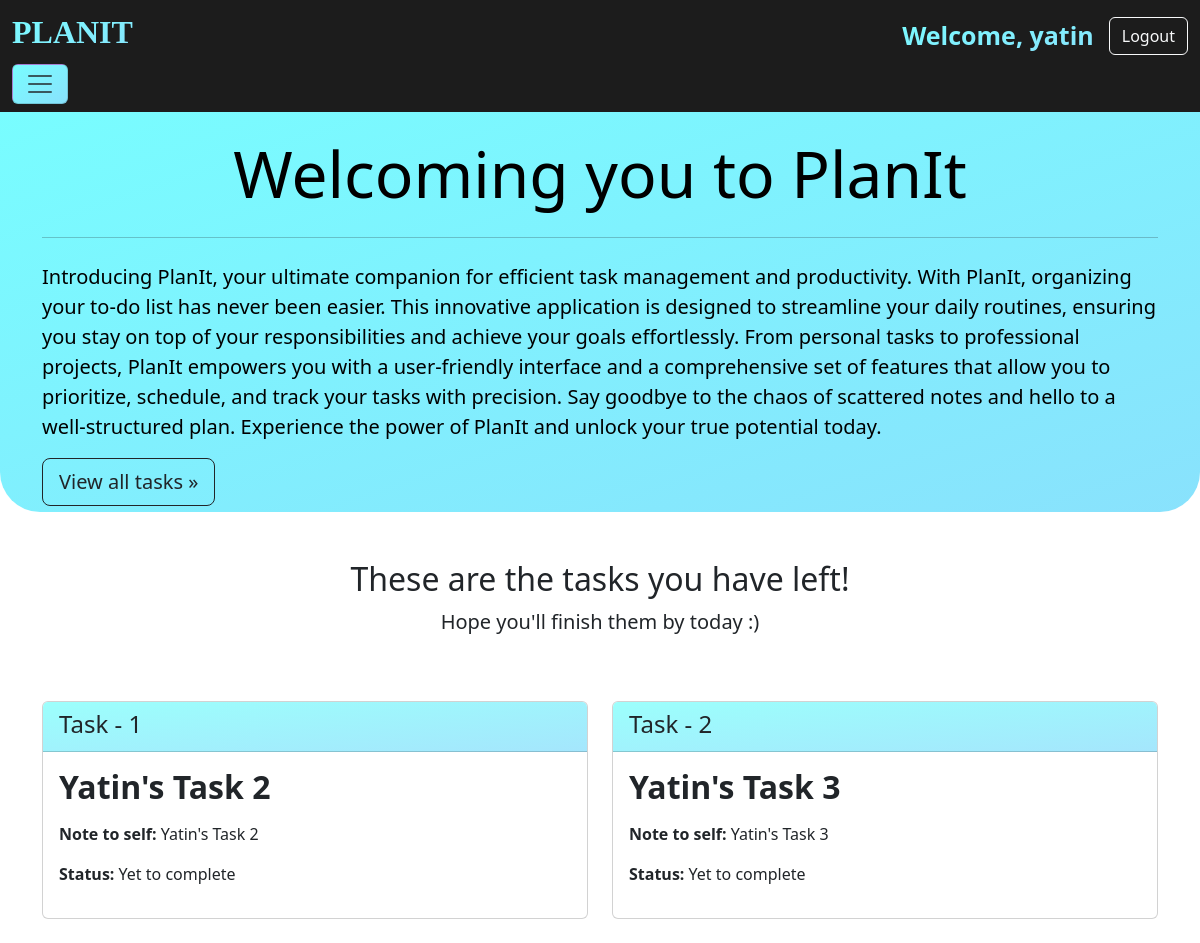
/ (signed in), run on the app's committed database.
### todolist/models.py (models this page shows, shortened)
class Task(models.Model):
    taskID = models.AutoField(primary_key=True)
    taskTitle = models.CharField(max_length=100, default="")
    taskDescription = models.CharField(max_length=2000, default="")
    taskCompleted = models.BooleanField(default=False)
    user = models.ForeignKey(User, on_delete=models.CASCADE)

### todolist/views.py (the view)
# urls.py: path('', views.homepage, name='homepage'),
def homepage(request):
    allTasks = Task.objects.all()
    completedTasks = Task.objects.filter(user=request.user.id, taskCompleted=False)
    return render(request, 'todolist/homepage.html', {'completedTasks':completedTasks})

### templates/todolist/homepage.html (shortened to what this page needs)
{% extends 'todolist/basic.html' %}
{% block content %}
    <div id="grad1" class="jumbotron">
        <div class="container">
            <br><h1 class="display-3 text-center" style="color:black;"><b>Welcoming you to PlanIt</b></h1><hr class="my-4">
            <p class="lead" style="color:black;">Introducing PlanIt, your ultimate companion for efficient task management and productivity. With PlanIt, organizing your to-do list has never been easier. This innovative application is designed to streamline your daily routines, ensuring you stay on top of your responsibilities and achieve your goals effortlessly. From personal tasks to professional projects, PlanIt empowers you with a user-friendly interface and a comprehensive set of features that allow you to prioritize, schedule, and track your tasks with precision. Say goodbye to the chaos of scattered notes and hello to a well-structured plan. Experience the power of PlanIt and unlock your true potential today.</p>
            {% if user.is_authenticated %}
                <a class="btn btn-outline-dark btn-lg mb-3" href="/allTasks" role="button">View all tasks &raquo;</a>
            {% endif %}
        </div>
    </div>
    {% if user.is_authenticated %}
        <div class="container">
            <div class="text-center mt-5">
                <h2>These are the tasks you have left!</h2>
                <p class="lead">Hope you'll finish them by today :)</p>
            </div>
            <div class="row">
                {% for task in completedTasks %}
                    <div class="col-md-6 mt-5">
                        <div class="card box">
                            <div id="grad2" class="card-header">
                                <h4>Task - {{ forloop.counter }}</h4>
                            </div>
                            <div class="card-body">
                                <h2 class="card-title"><b>{{ task.taskTitle }}</b></h2>
                                <p class="card-text mt-3"><b>Note to self: </b>{{ task.taskDescription }}</p>
                                {% if task.taskCompleted == True %}
                                    <p><b>Status: </b>Completed</p>
                                {% else %}
                                    <p><b>Status: </b>Yet to complete</p>
                                {% endif %}
                            </div>
                        </div>
                    </div>
                {% endfor %}
            </div>
        </div><br>
    {% endif %}
{% endblock %}

### templates/todolist/navbar.html (shortened to what this page needs)
<nav class="navbar navbar-light" style="background-color:#1c1c1c;">
    <div class="container-fluid">
        <a class="navbar-brand gradient-text" href="#"><h2 style="color:#000000;font-family:verdana;"><b><span>PLANIT</span></b></h2></a>
        {% if user.is_authenticated %}
            <ul class="navbar-nav" style="margin-left:60%;">
                <li class="nav-item align-right">
                    <a class="gradient-text" href="#" role="button" style="color:#ffffff;margin-right:15px;font-size:25px;"><b>Welcome, {{ request.user|truncatechars:9 }}</b></a>
                    <a class="btn btn-outline-light gradient-button" href="/logout">Logout</a>
                </li>
            </ul>
        {% endif %}
        <button class="navbar-toggler" type="button" data-bs-toggle="offcanvas" data-bs-target="#offcanvasNavbar" aria-controls="offcanvasNavbar" aria-label="Toggle navigation">
            <span class="navbar-toggler-icon"></span>
        </button>
    </div>
</nav>

### data on the page
Task: taskTitle "Yatin's Task 2", taskDescription "Yatin's Task 2", shows "Status:", taskCompleted "Yet to complete"
Task: taskTitle "Yatin's Task 3", taskDescription "Yatin's Task 3", shows "Status:", taskCompleted "Yet to complete"

### other printed values
{{ request.user|truncatechars:9 }} "yatin"
